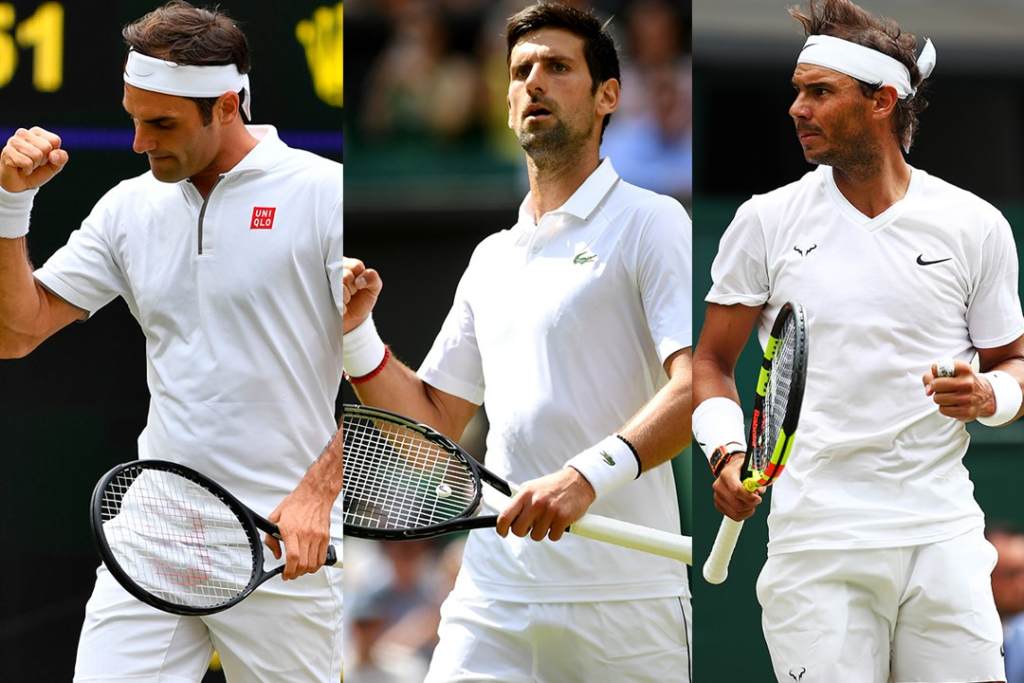
#> input picture Microsoft AI School/learning/DataPreprocessing/tennis.png, 1024 x 683 px
$ python '이미지 마스킹.py'
#> lines starting #> are read from the running program, lines starting #| are printed output that depends on the picture; after the words box and inside, x2 and y2 are one past the last pixel; in counts of white or black regions, pixels touching at a corner belong together
import cv2
import numpy as np

mask = np.zeros((683, 1024), dtype=np.uint8)
cv2.rectangle(mask, (60, 50), (280, 280), (255, 255, 255), -1)
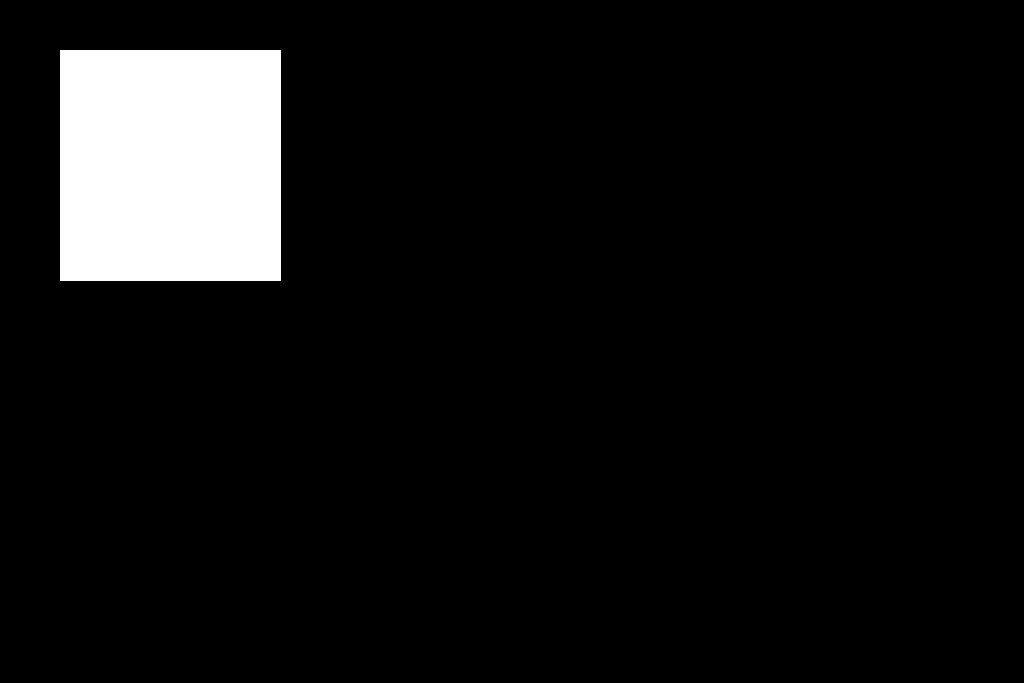
#> mask: shape (683, 1024); 7.3% white; 1 white region, box (x1, y1, x2, y2) and area: (60, 50, 281, 281) 51051
cv2.rectangle(mask, (480, 50), (610, 230), (255, 255, 255), -1)
cv2.rectangle(mask, (750, 50), (920, 280), (255, 255, 255), -1)
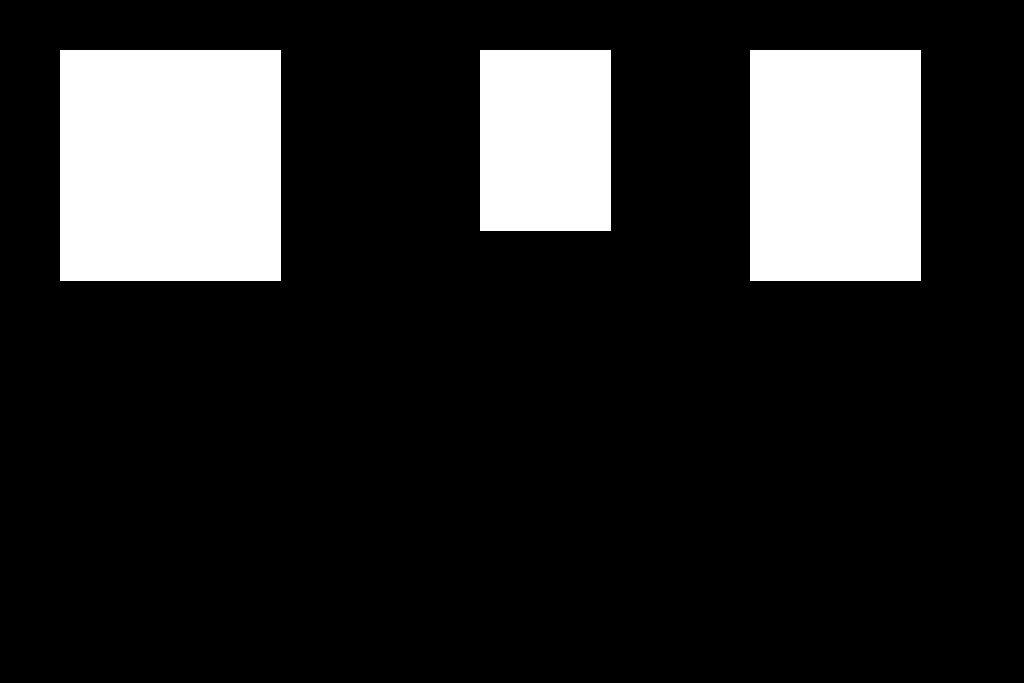
#> mask: shape (683, 1024); 16.3% white; 3 white regions, box (x1, y1, x2, y2) and area: (60, 50, 281, 281) 51051, (750, 50, 921, 281) 39501, (480, 50, 611, 231) 23711
# cv2.imshow('mask', mask)
# cv2.waitKey(0)

tennis = cv2.imread('./tennis.png')
#> tennis is the input picture: shape (683, 1024, 3); mean B, G, R 130.2, 135.3, 140.5
tennis_gray = cv2.cvtColor(tennis, cv2.COLOR_BGR2GRAY)
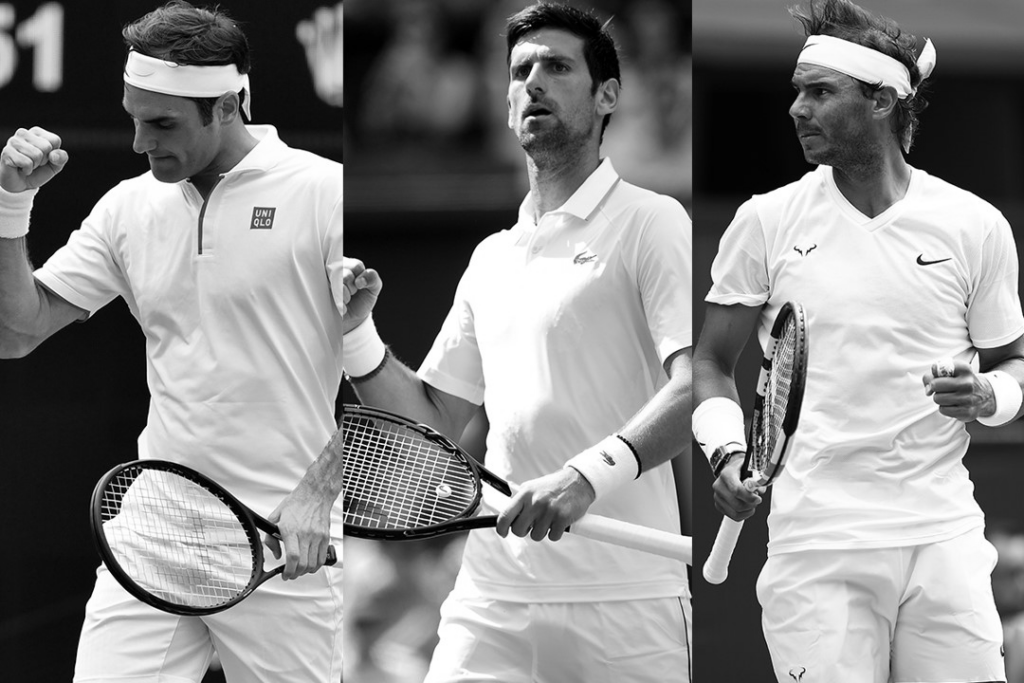
#> tennis_gray: shape (683, 1024); min 0, max 255, mean 136.3
bg = cv2.bitwise_and(tennis, tennis, mask=mask)
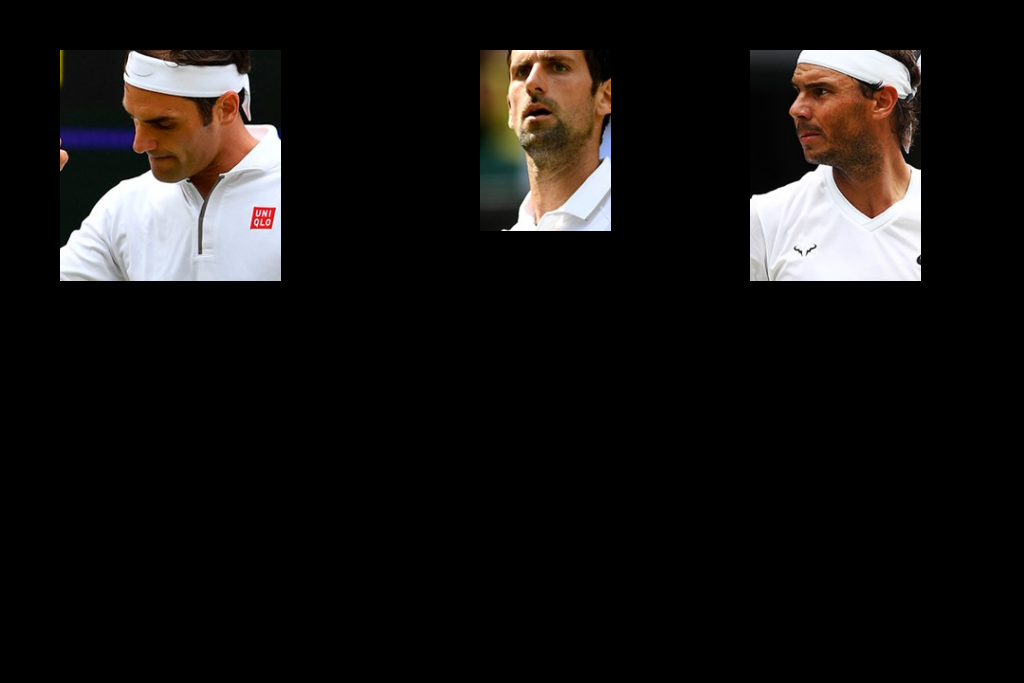
#> bg: shape (683, 1024, 3); mean B, G, R 19.4, 20.6, 22.9
cv2.imshow('test', bg)
cv2.waitKey(0)
